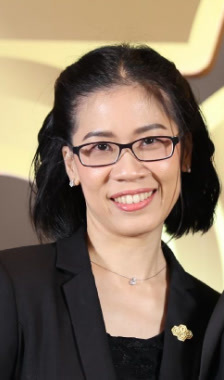
#> input picture input.jpeg, 224 x 380 px
$ python try.py
#> lines starting #> are read from the running program, lines starting #| are printed output that depends on the picture
import cv2
import numpy as np


def adjust_contrast(image, factor):
    alpha = 1 + factor / 200
    beta = 128 - alpha * 128
    adjusted_image = cv2.convertScaleAbs(image, alpha=alpha, beta=beta)

    return adjusted_image


inputs = [-100, -70,-50, -20, 20,50, 70, 100]
for i, val in enumerate(inputs):
  img = cv2.imread('input.jpeg')
#> img is the input picture: shape (380, 224, 3); mean B, G, R 94.8, 113.4, 131
  img = adjust_contrast(img, val)
#> in adjust_contrast, `adjusted_image = cv2.convertScaleAbs(image, alpha=alpha, beta=beta)`:
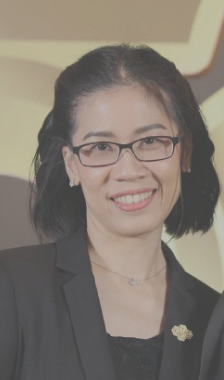
#> adjusted_image: shape (380, 224, 3); mean B, G, R 111.4, 120.7, 129.5
  cv2.imwrite(filename=f"{val}.jpg", img=img)
